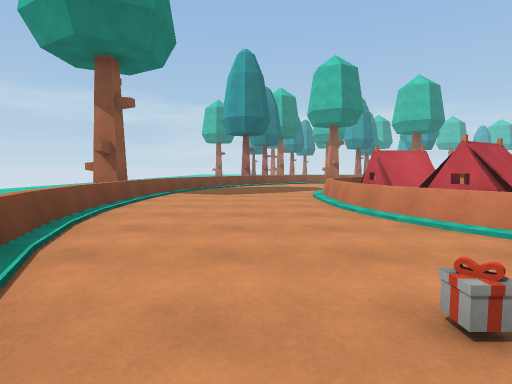
[1] (above)

24 first-person views from a walk through a scene from a Unity 3-D project. The camera is 1.2 m above the floor, tilts 4° down and sees 80° across. The floor is counted in squares, 2 m on a side. Each view is taken from the middle of a square. On the plan, view 1 faces up. The plan holds only what a view shows up to about 9 squares ahead; the rest is blank. The place goes on beyond the plan. Surface patterns are stand-ins for the level's own textures.

[2]
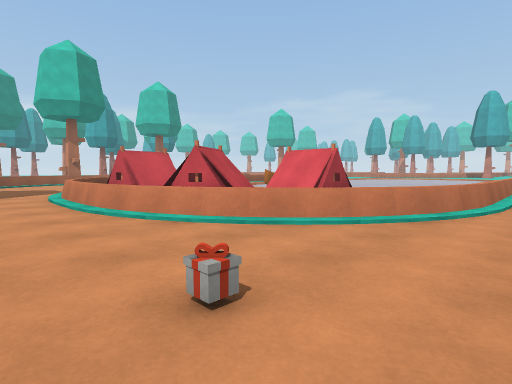

[3]
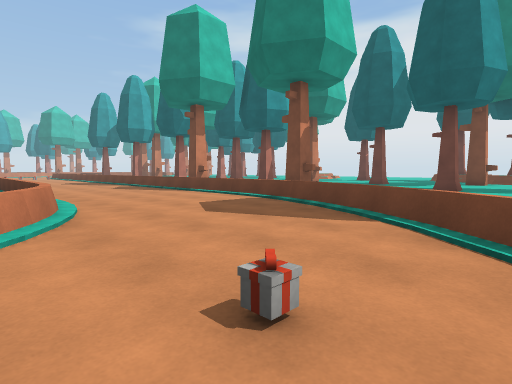

[4]
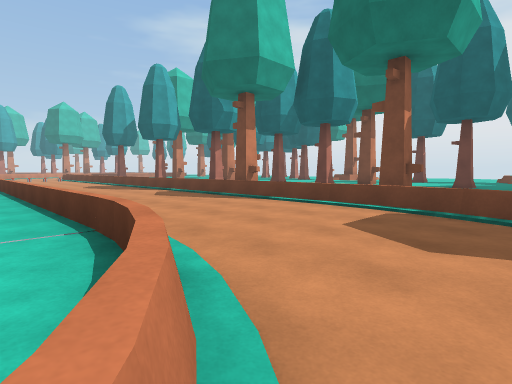

[5]
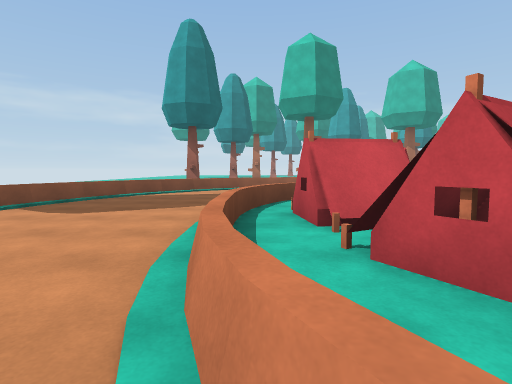

[6]
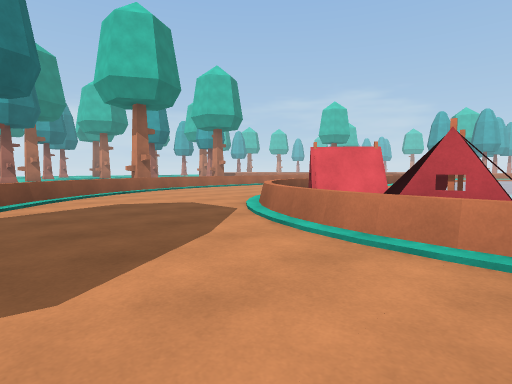

[7]
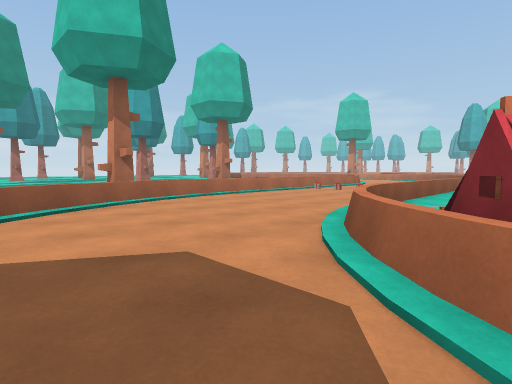

[8]
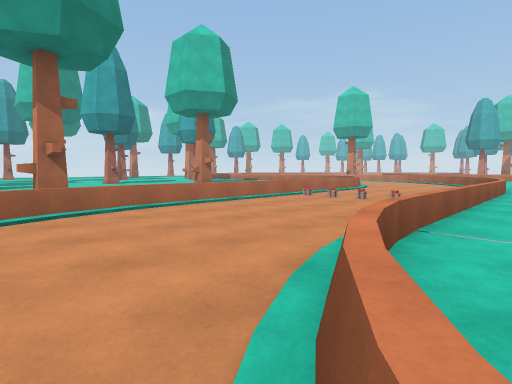

[9]
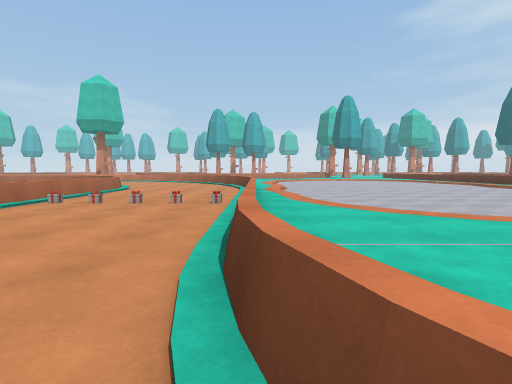

[10]
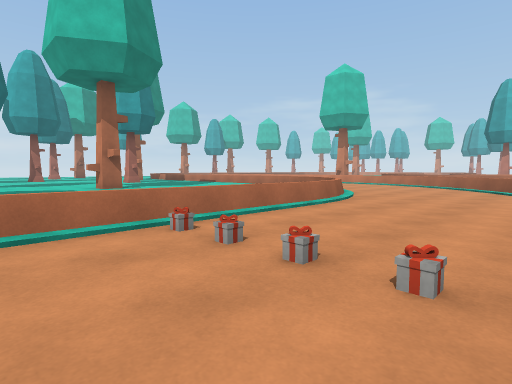

[11]
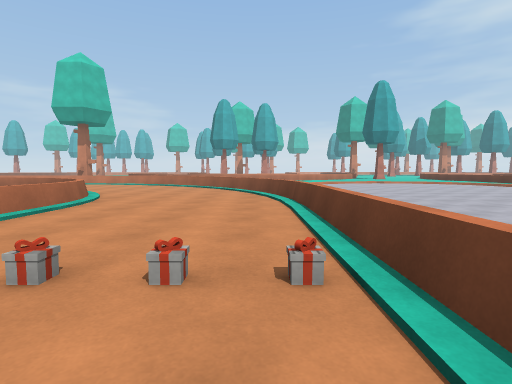

[12]
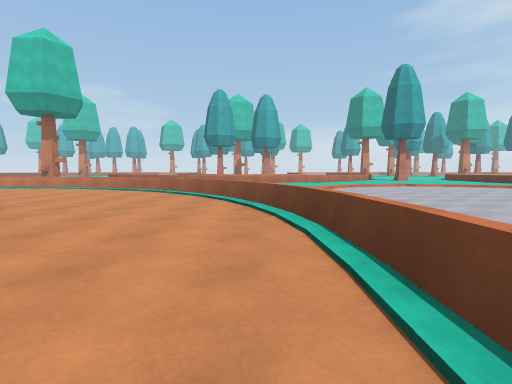

[13]
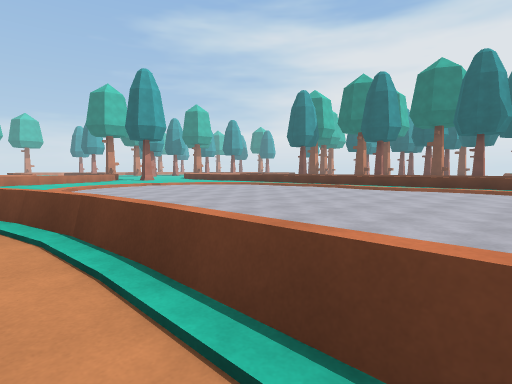

[14]
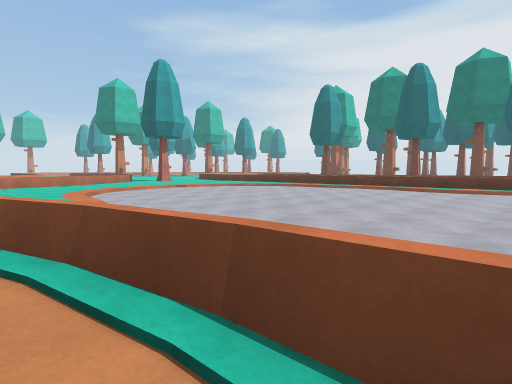

[15]
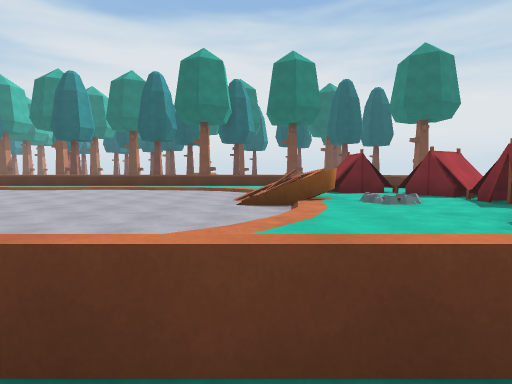

[16]
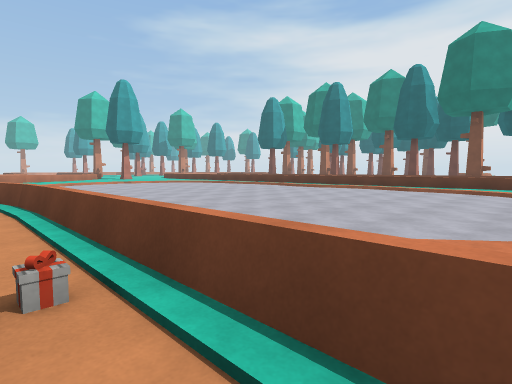

[17]
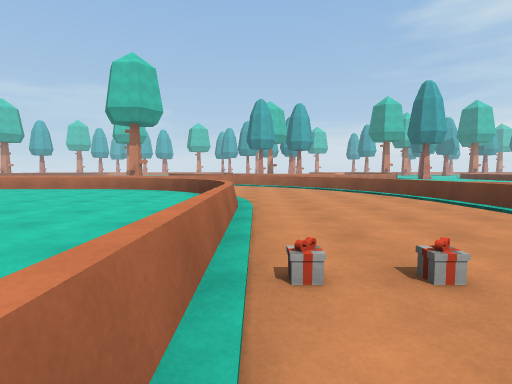

[18]
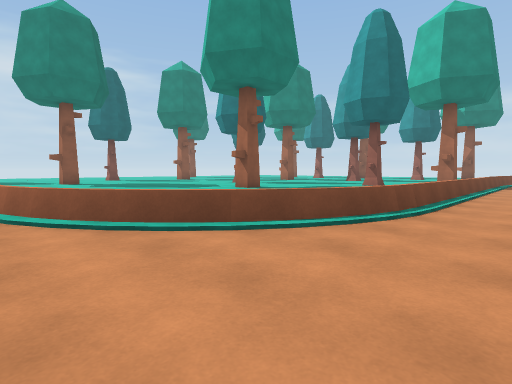

[19]
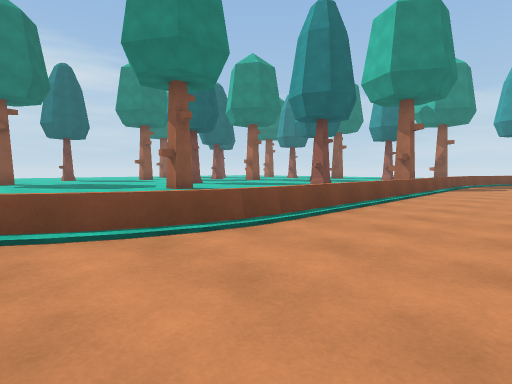

[20]
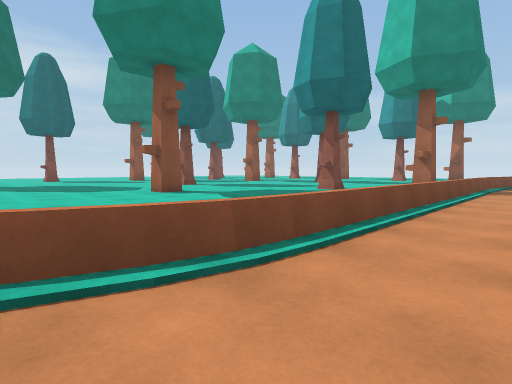

[21]
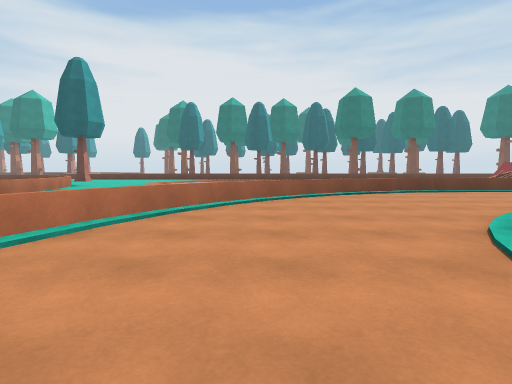

[22]
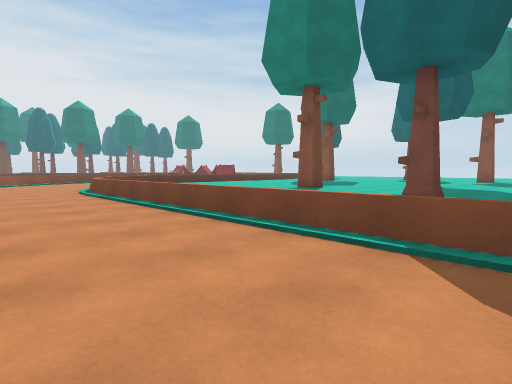

[23]
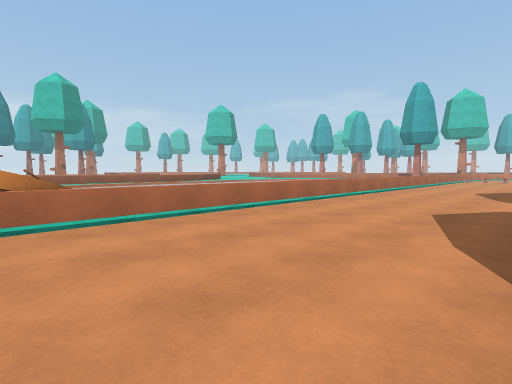

[24]
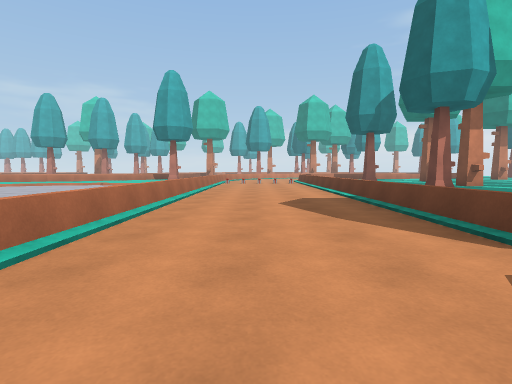

### Floor plan
Key: @ floor where view 1 was taken; # wall or solid block; x gap in a wall; . floor; / step, stairs or slope; = window, fence, low wall or low ledge; T tree; E tent; B box; O other object.
Columns run from 4 left of view 1 to 20 right of it. Each row starts with its distance up from view 1.
 28                      =...
 27               ...    =...
 26               ...    =...
 25                ..    =...
 24                 ...  =...
 23                 ...  =...
 22              ..T... .=...
 21              ........=...
 20              ........=...
 19         T    ........=...
 18         T#   ........=...
 17               ......=....
 16          ===========.....
 15      #===/..............=
 14     #=/................/=
 13     =.................=x
 12    =..........O...../=
 11   =/.....===========
 10   =..../#.........    ..
  9  =/.../#EE..............
  8 T#....=EEE..............
  7 T#....=EE...............
  6  =....=EE..O............
  5  =....=EE..O............
  4  =....=EEEE ...........
  3   /.../=.EE ..........
  2   =..../=............
  1    /.B...===============
  0     @...................
 -1     =...................
 -2      =/.................
 -3       ===/..............
 -4          =====  =  ===
 -5               OO
 -6          TT    O

Where each view was taken, in squares from view 1:
view 1: 0 up, 0 right, facing up
view 2: 0 up, 0 right, facing up-right
view 3: 2 up, 0 right, facing down-right
view 4: 2 up, 3 right, facing down-right
view 5: 3 up, 2 right, facing up
view 6: 6 up, 1 left, facing up-right
view 7: 9 up, 1 right, facing up-right
view 8: 10 up, 3 right, facing up-right
view 9: 11 up, 4 right, facing right
view 10: 12 up, 8 right, facing up-right
view 11: 12 up, 8 right, facing right
view 12: 12 up, 11 right, facing right
view 13: 12 up, 11 right, facing down-right
view 14: 12 up, 13 right, facing down-right
view 15: 12 up, 8 right, facing down
view 16: 12 up, 8 right, facing down-right
view 17: 15 up, 8 right, facing right
view 18: 15 up, 19 right, facing up-left
view 19: 17 up, 20 right, facing up-left
view 20: 18 up, 19 right, facing up-left
view 21: 20 up, 19 right, facing down
view 22: 28 up, 20 right, facing down-left
view 23: 3 down, 6 right, facing up-right
view 24: 1 down, 10 right, facing right
